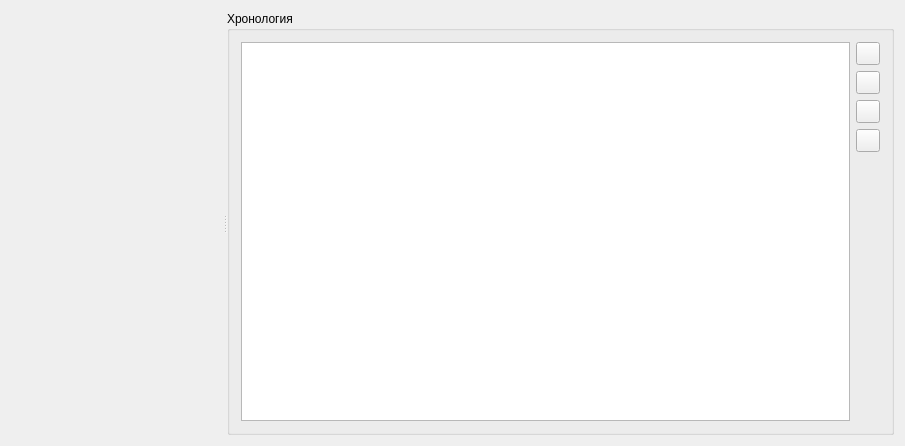
<?xml version="1.0" encoding="UTF-8"?>
<ui version="4.0">
 <class>ZTariffs</class>
 <widget class="QWidget" name="ZTariffs">
  <property name="geometry">
   <rect>
    <x>0</x>
    <y>0</y>
    <width>905</width>
    <height>446</height>
   </rect>
  </property>
  <property name="windowTitle">
   <string>Тарифы</string>
  </property>
  <property name="windowIcon">
   <iconset resource="../cleaning.qrc">
    <normaloff>:/images/table.png</normaloff>:/images/table.png</iconset>
  </property>
  <layout class="QGridLayout" name="gridLayout">
   <item row="0" column="0">
    <widget class="QSplitter" name="splitter">
     <property name="orientation">
      <enum>Qt::Horizontal</enum>
     </property>
     <widget class="ZView" name="m_tbl" native="true">
      <property name="minimumSize">
       <size>
        <width>100</width>
        <height>100</height>
       </size>
      </property>
     </widget>
     <widget class="QGroupBox" name="groupBox">
      <property name="title">
       <string>Хронология</string>
      </property>
      <layout class="QGridLayout" name="gridLayout_2">
       <item row="0" column="0" rowspan="5">
        <widget class="QTableView" name="tbl">
         <property name="alternatingRowColors">
          <bool>true</bool>
         </property>
         <property name="selectionBehavior">
          <enum>QAbstractItemView::SelectRows</enum>
         </property>
         <property name="sortingEnabled">
          <bool>true</bool>
         </property>
         <attribute name="horizontalHeaderStretchLastSection">
          <bool>true</bool>
         </attribute>
         <attribute name="verticalHeaderDefaultSectionSize">
          <number>20</number>
         </attribute>
        </widget>
       </item>
       <item row="0" column="1">
        <widget class="QToolButton" name="cmdReload">
         <property name="toolTip">
          <string>Обновить</string>
         </property>
         <property name="statusTip">
          <string>Обновить</string>
         </property>
         <property name="whatsThis">
          <string>Обновить</string>
         </property>
         <property name="text">
          <string/>
         </property>
         <property name="icon">
          <iconset resource="../cleaning.qrc">
           <normaloff>:/images/update.png</normaloff>:/images/update.png</iconset>
         </property>
        </widget>
       </item>
       <item row="1" column="1">
        <widget class="QToolButton" name="cmdAdd">
         <property name="toolTip">
          <string>Добавить</string>
         </property>
         <property name="text">
          <string/>
         </property>
         <property name="icon">
          <iconset resource="../cleaning.qrc">
           <normaloff>:/images/add.png</normaloff>:/images/add.png</iconset>
         </property>
        </widget>
       </item>
       <item row="2" column="1">
        <widget class="QToolButton" name="cmdDel">
         <property name="toolTip">
          <string>Удалить</string>
         </property>
         <property name="text">
          <string/>
         </property>
         <property name="icon">
          <iconset resource="../cleaning.qrc">
           <normaloff>:/images/error.png</normaloff>:/images/error.png</iconset>
         </property>
        </widget>
       </item>
       <item row="3" column="1">
        <widget class="QToolButton" name="cmdEdit">
         <property name="toolTip">
          <string>Изменить</string>
         </property>
         <property name="text">
          <string/>
         </property>
         <property name="icon">
          <iconset resource="../cleaning.qrc">
           <normaloff>:/images/modify.png</normaloff>:/images/modify.png</iconset>
         </property>
        </widget>
       </item>
       <item row="4" column="1">
        <spacer name="verticalSpacer">
         <property name="orientation">
          <enum>Qt::Vertical</enum>
         </property>
         <property name="sizeHint" stdset="0">
          <size>
           <width>20</width>
           <height>280</height>
          </size>
         </property>
        </spacer>
       </item>
      </layout>
     </widget>
    </widget>
   </item>
  </layout>
 </widget>
 <layoutdefault spacing="6" margin="11"/>
 <customwidgets>
  <customwidget>
   <class>ZView</class>
   <extends>QWidget</extends>
   <header>zview.h</header>
   <container>1</container>
  </customwidget>
 </customwidgets>
 <resources>
  <include location="../cleaning.qrc"/>
 </resources>
 <connections/>
</ui>
